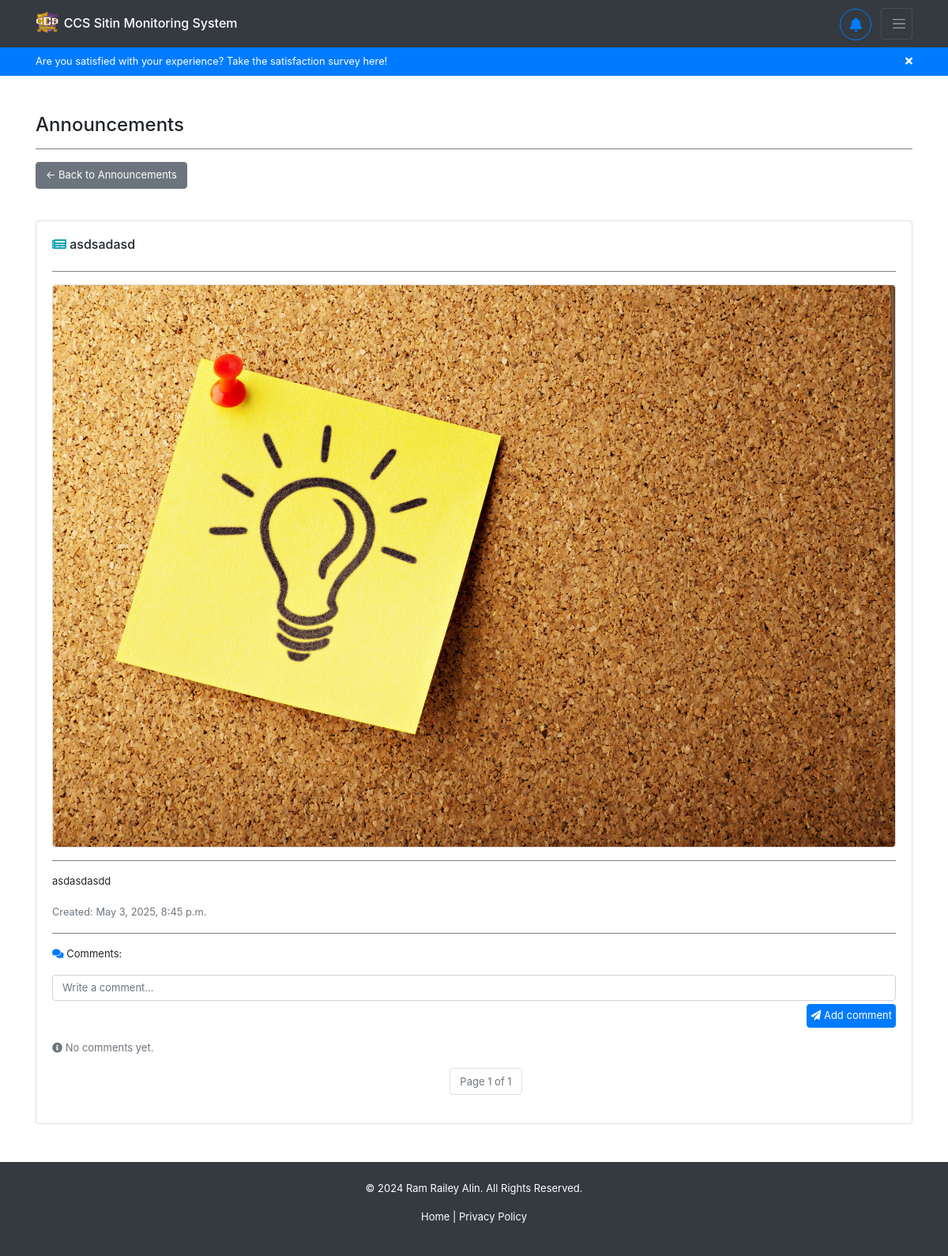
Page /announcements/39/ (signed in) on the committed database.
### backend/models.py (models this page shows, shortened)
class Announcement(models.Model):
    title = models.CharField(max_length=255, blank=True, null=True)
    content = models.TextField(blank=True, null=True)
    image = models.ImageField(upload_to="announcements/", default="announcements/announcement.jpg", blank=True, null=True)
    date = models.DateTimeField(auto_now_add=True)
    updated_at = models.DateTimeField(auto_now=True)
    superuser = models.ForeignKey(User, on_delete=models.CASCADE, limit_choices_to={'is_superuser': True})

### backend/views.py (the view)
# urls.py: path('announcements/<int:announcement_id>/', views.announcement, name='user-announcement'),
@login_required
def announcement(request, announcement_id):
    if request.user.is_authenticated:
        announcement = get_object_or_404(Announcement, pk=announcement_id)
        comments = AnnouncementComment.objects.filter(
            announcement=announcement
        ).select_related(
            'user',  # Fetches the related User in the same query
            'user__registration'  # Fetches the related Registration in the same query
        ).order_by('-updated_at')
        paginator = Paginator(comments, 30)
        page_number = request.GET.get('page')
        page_obj = paginator.get_page(page_number)
        return render(request, 'backend/pages/announcement.html', context={ 'announcement': announcement, 'announcementcomments': page_obj })
    return redirect('/')

### backend/templates/backend/pages/announcement.html (shortened to what this page needs)
{% extends 'backend/base.html' %}
{% load static %}
{% load custom_filters %}
{% block content %}
<div class="container mt-5">
    <h4>Announcements</h4>
    <hr>
    <button class="btn btn-secondary mb-3" onclick="window.location.href = '{% url "user-announcements" %}'">
        ← Back to Announcements
    </button>
    <div id="announcement-body" class="card mt-4 rounded-box">
        <div class="card-body">
            <div class="d-flex justify-content-between align-items-center">
                <h6><i class="fas fa-newspaper text-info"></i> {{ announcement.title }}</h6>
            </div>
            <hr>
            {% if announcement.image %}
            <div class="text-center card">
                <img src="{{ announcement.image.url }}" alt="Announcement Image" class="img-fluid rounded" style="object-fit: cover;">
            </div>
            <hr>
            {% endif %}
            <p>{{ announcement.content }}</p>
            <small class="text-muted">Created: {{ announcement.date }}</small>
            <hr>
            <p>
                <i class="fas fa-comments text-primary"></i> Comments:</p>
            <form id="comment-form">
                <div class="form-group">
                    <textarea class="form-control" placeholder="Write a comment..."
                        oninput="this.style.height = ''; this.style.height = this.scrollHeight + 'px'" rows="1"
                        style="resize: none;" required></textarea>
                    <button type="button"
                        data-announcement_id="{{ announcement.id }}"
                        onclick="PostComment(this, this.parentElement.parentElement)"
                        class="btn p-1 mt-1 btn-primary float-right"><i class="fas fa-paper-plane"></i> Add comment</button>
                </div>
            </form>
        {% if announcementcomments %}
            {% for comment in announcementcomments %}
            <div class="comment-card w-full">
                <div class="comment-header d-flex align-items-center">
                    <img src="{{ comment.user.registration.profilepicture_sm.url }}" alt="comment profile pic"
                        class="comment-pic">
                    <div class="d-flex justify-content-between w-100">
                        <div class="comment-user-info flex-grow-1">
                            <p class="mb-1">{{ comment.user.registration.firstname }} {{ comment.user.registration.middlename }} {{ comment.user.registration.lastname }}</p>
                            <span class="comment-date">{{ comment.date|time_ago }}</span>
                        </div>
                        <div class="dropdown ms-auto">
                            <button class="btn btn-light btn-sm" type="button" id="dropdownMenuButton"
                                data-toggle="dropdown" aria-haspopup="true" aria-expanded="false">
                                <i class="fas fa-cog"></i>
                            </button>
                            <div id="comment-dropdown" class="dropdown-menu dropdown-menu-end rounded-box"
                                aria-labelledby="dropdownMenuButton">
                                {% if request.user.id == comment.user.id %}
                                <button class="dropdown-item small link"
                                    onclick="toggleEditForm('{{ comment.id }}')">Edit</button>
                                <button class="dropdown-item text-danger small link"
                                    onclick="showConfirmDeleteModal('{{ announcement.id }}', '{{ comment.id }}')">Delete</button>
                                {% endif %}
                                <button class="dropdown-item text-danger small link">Report</button>
                            </div>
                        </div>
                    </div>
                </div>
                <div id="comment-text-{{ comment.id }}" class="comment-body">
                    <p>{% if comment.comment %}{{ comment.comment }}{% else %}N\A{% endif %}</p>
                </div>
                <form id="edit-form-{{ comment.id }}" class="edit-comment-form" style="display: none;">
                    {% csrf_token %}
                    <div class="form-group">
                        <textarea name="comment" class="form-control" placeholder="Write a comment..."
                            oninput="this.style.height = ''; this.style.height = this.scrollHeight + 'px'" rows="1"
                            style="resize: none;" required>{{ comment.comment }}</textarea>
                    </div>
                    <div class="mt-2">
                        <button type="button"
                            data-id="{{ comment.id }}"
                            data-announcement_id="{{ announcement.id }}"
                            onclick="EditComment(this, this.parentElement.parentElement)"
                            class="btn btn-primary btn-sm">Save</button>
                        <button type="button" class="btn btn-secondary btn-sm"
                            onclick="toggleEditForm('{{ comment.id }}')">Cancel</button>
                    </div>
                </form>
            </div>
            {% endfor %}
        {% else %}
            <p class="text-muted"><i class="fas fa-info-circle"></i> No comments yet.</p>
        {% endif %}
            <div class="pagination mt-3 d-flex flex-column justify-content-center">
                <nav aria-label="Comment pagination">
                    <ul class="pagination justify-content-center">
                        <li class="page-item disabled">
                            <span class="page-link">Page {{ announcementcomments.number }} of {{ announcementcomments.paginator.num_pages }}</span>
                        </li>
                    </ul>
                </nav>
            </div>
        </div>
    </div>
</div>
{% endblock content %}

### backend/static/backend/css/styles.css (style rules this page uses)
* { box-sizing: border-box; padding: 0; margin: 0; }
li { text-decoration: none; }
p { font-size: small; }
button { font-size: small; }
.btn { font-size: small; }
form { display: flex; flex-direction: column; row-gap: 10px; }
hr { width: 100%; border: none; border-top: 1px solid gray; }
ul { font-size: small; margin-left: 30px; }
input[type="text"], input[type="email"], input[type="password"], input[type="number"], input[type="search"], input[type="tel"], input[type="url"], input[type="date"], input[type="datetime-local"], input[type="month"], input[type="week"], input[type="time"], textarea, select { font-size: small !important; }

### rows in the picture
Announcement: title "asdsadasd", image (picture), content "asdasdasdd", date "May 3, 2025, 8:45 p.m."

### other values in the picture
{{ announcementcomments.number }} "1"
{{ announcementcomments.paginator.num_pages }} "1"
